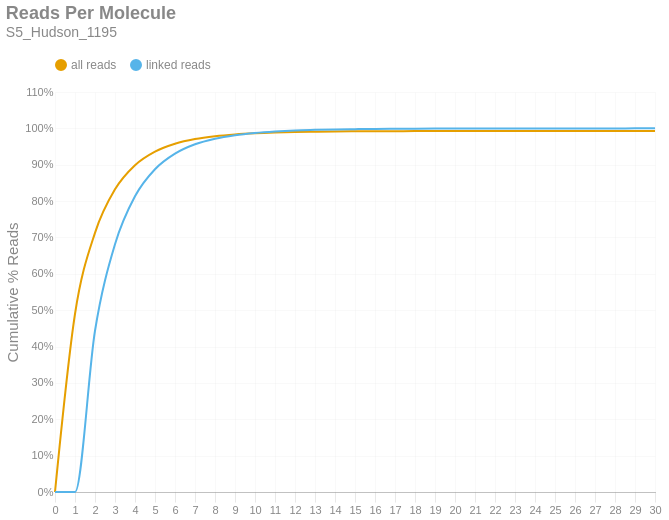

Notebook code for this chart:
### Markdown cell above
### Reads per Molecule
This chart shows the cumulative distribution of the number of reads per linked molecule. That is, how many alignments are associated with a unique molecule. This excludes the number of reads associated with invalid or absent linked-read barcodes. The `linked` histogram is the percentages recalculated when disregarding singletons.

### Code cell
if SKIPLR:
    print_html(f"Skipped")
else:
    counts = np.bincount(valids['reads'].cast(pl.Int64).to_numpy())
    weighted = counts * np.arange(len(counts))
    all_perc = weighted / n_reads
    linked_perc = weighted / n_linked_reads
    linked_perc[1] = 0
    binned_df = pl.DataFrame({
        'readsper': list(range(len(counts))),
        'all reads (cumsum)': np.cumsum(all_perc).tolist(),
        'linked reads (cumsum)': np.cumsum(linked_perc).tolist(),
    })

    with SafeRender(binned_df):
        (
            density_plot(binned_df, 'Reads Per Molecule', samplename, 'readspmol')
            .encode(
                x=alt.X('readsper:O', title=None).axis(labelAngle=0).scale(padding=0),
                y=alt.Y('value:Q', title='Cumulative % Reads').axis(format='%').stack(False),
                color=alt.Color("key:N").scale(domain=["all reads", "linked reads"]),
                tooltip=[
                    alt.Tooltip("key:N", title="Data Type"),
                    alt.Tooltip("readsper:O", title="Reads Per Molecule"),
                    alt.Tooltip("value:Q", format=".2%", title="% Reads (Cum.)")
                ]            
            )
        ).display()

### Figure 1 — Vega-Lite specification as saved in the notebook (floating-point values rounded to 4 significant figures)
{"width": "container", "height": 400, "config": {"title": {"anchor": "start", "dy": -15, "fontSize": 18, "color": "#888888", "subtitleColor": "#888888", "subtitleFontSize": 14}, "arc": {"fill": "#0072B2"}, "axis": {"domainColor": "#888888", "domainWidth": 0.5, "gridWidth": 0.2, "grid": false, "titleFontWeight": 400, "titleFontSize": 15, "labelFontSize": 11, "labelColor": "#888888", "tickColor": "#888888", "tickWidth": 0.2, "titleColor": "#888888"}, "axisBand": {"grid": false}, "axisX": {"grid": true, "tickSize": 10, "domainCap": "round"}, "axisY": {"domain": false, "grid": true, "tickSize": 0, "domainCap": "round"}, "background": "transparent", "header": {"labelFontSize": 15, "labelColor": "#888888", "titleFontSize": 15, "titleFontWeight": 600, "titleColor": "#888888"}, "legend": {"labelFont": "sans-serif", "labelFontSize": 12, "labelColor": "#888888", "symbolSize": 100, "symbolType": "circle", "titleFontSize": 12, "titlePadding": 10, "titleColor": "#888888", "title": null, "orient": "top"}, "range": {"category": ["#E69F00", "#56B4E9", "#009E73", "#F0E442", "#0072B2", "#D55E00", "#CC79A7", "#000000"], "diverging": ["#cfe8f3", "#a2d4ec", "#73bfe2", "#46abdb", "#1696d2", "#12719e"]}, "area": {"fill": "#0072B2", "fillOpacity": 0.7, "line": true, "strokeOpacity": 0.7}, "line": {"color": "#0072B2", "stroke": "#0072B2", "strokeWidth": 2}, "trail": {"color": "#0072B2", "stroke": "#0072B2", "strokeWidth": 0, "size": 1}, "point": {"filled": true, "fillOpacity": 1.0, "size": 95}, "text": {"color": "#888888", "fontSize": 11, "align": "right", "fontWeight": 400, "size": 11}, "bar": {"fill": "#0072B2", "stroke": null}, "view": {"stroke": null, "continuousWidth": 660, "continuousHeight": 400}}, "data": {"name": "data-3b59cf576fc5d839e7f0eb7137ce3dfc"}, "mark": {"type": "line", "interpolate": "monotone", "point": {"opacity": 0, "size": 275}}, "encoding": {"color": {"field": "key", "scale": {"domain": ["all reads", "linked reads"]}, "type": "nominal"}, "tooltip": [{"field": "key", "title": "Data Type", "type": "nominal"}, {"field": "readsper", "title": "Reads Per Molecule", "type": "ordinal"}, {"field": "value", "format": ".2%", "title": "% Reads (Cum.)", "type": "quantitative"}], "x": {"axis": {"labelAngle": 0}, "field": "readsper", "scale": {"padding": 0}, "title": null, "type": "ordinal"}, "y": {"axis": {"format": "%"}, "field": "value", "stack": false, "title": "Cumulative % Reads", "type": "quantitative"}}, "params": [{"name": "param_c36ac31b6afebe62", "select": {"type": "point", "fields": ["key"]}, "bind": "legend"}], "title": {"text": "Reads Per Molecule", "subtitle": "S5_Hudson_1195"}, "transform": [{"fold": ["all reads (cumsum)", "linked reads (cumsum)"]}, {"calculate": "replace(datum.key, ' (cumsum)', '')", "as": "key"}, {"filter": {"param": "param_c36ac31b6afebe62"}}], "usermeta": {"embedOptions": {"downloadFileName": "S5_Hudson_1195.readspmol"}}, "$schema": "https://vega.github.io/schema/vega-lite/v6.1.0.json", "datasets": {"data-3b59cf576fc5d839e7f0eb7137ce3dfc": [{"readsper": 0, "all reads (cumsum)": 0.0, "linked reads (cumsum)": 0.0}, {"readsper": 1, "all reads (cumsum)": 0.4895, "linked reads (cumsum)": 0.0}, {"readsper": 2, "all reads (cumsum)": 0.7127, "linked reads (cumsum)": 0.4435}, {"readsper": 3, "all reads (cumsum)": 0.8324, "linked reads (cumsum)": 0.6813}, {"readsper": 4, "all reads (cumsum)": 0.8988, "linked reads (cumsum)": 0.8132}, {"readsper": 5, "all reads (cumsum)": 0.9362, "linked reads (cumsum)": 0.8875}, {"readsper": 6, "all reads (cumsum)": 0.9579, "linked reads (cumsum)": 0.9305}, {"readsper": 7, "all reads (cumsum)": 0.9708, "linked reads (cumsum)": 0.9563}, {"readsper": 8, "all reads (cumsum)": 0.9786, "linked reads (cumsum)": 0.9717}, {"readsper": 9, "all reads (cumsum)": 0.9834, "linked reads (cumsum)": 0.9813}, {"readsper": 10, "all reads (cumsum)": 0.9866, "linked reads (cumsum)": 0.9875}, {"readsper": 11, "all reads (cumsum)": 0.9886, "linked reads (cumsum)": 0.9916}, {"readsper": 12, "all reads (cumsum)": 0.99, "linked reads (cumsum)": 0.9944}, {"readsper": 13, "all reads (cumsum)": 0.9908, "linked reads (cumsum)": 0.9959}, {"readsper": 14, "all reads (cumsum)": 0.9914, "linked reads (cumsum)": 0.9972}, {"readsper": 15, "all reads (cumsum)": 0.9918, "linked reads (cumsum)": 0.9979}, {"readsper": 16, "all reads (cumsum)": 0.9921, "linked reads (cumsum)": 0.9985}, {"readsper": 17, "all reads (cumsum)": 0.9923, "linked reads (cumsum)": 0.9989}, {"readsper": 18, "all reads (cumsum)": 0.9925, "linked reads (cumsum)": 0.9992}, {"readsper": 19, "all reads (cumsum)": 0.9926, "linked reads (cumsum)": 0.9994}, {"readsper": 20, "all reads (cumsum)": 0.9926, "linked reads (cumsum)": 0.9996}, {"readsper": 21, "all reads (cumsum)": 0.9927, "linked reads (cumsum)": 0.9997}, {"readsper": 22, "all reads (cumsum)": 0.9928, "linked reads (cumsum)": 0.9998}, {"readsper": 23, "all reads (cumsum)": 0.9928, "linked reads (cumsum)": 0.9999}, {"readsper": 24, "all reads (cumsum)": 0.9928, "linked reads (cumsum)": 0.9999}, {"readsper": 25, "all reads (cumsum)": 0.9928, "linked reads (cumsum)": 0.9999}, {"readsper": 26, "all reads (cumsum)": 0.9928, "linked reads (cumsum)": 0.9999}, {"readsper": 27, "all reads (cumsum)": 0.9928, "linked reads (cumsum)": 0.9999}, {"readsper": 28, "all reads (cumsum)": 0.9928, "linked reads (cumsum)": 0.9999}, {"readsper": 29, "all reads (cumsum)": 0.9928, "linked reads (cumsum)": 1.0}, {"readsper": 30, "all reads (cumsum)": 0.9929, "linked reads (cumsum)": 1.0}]}}
